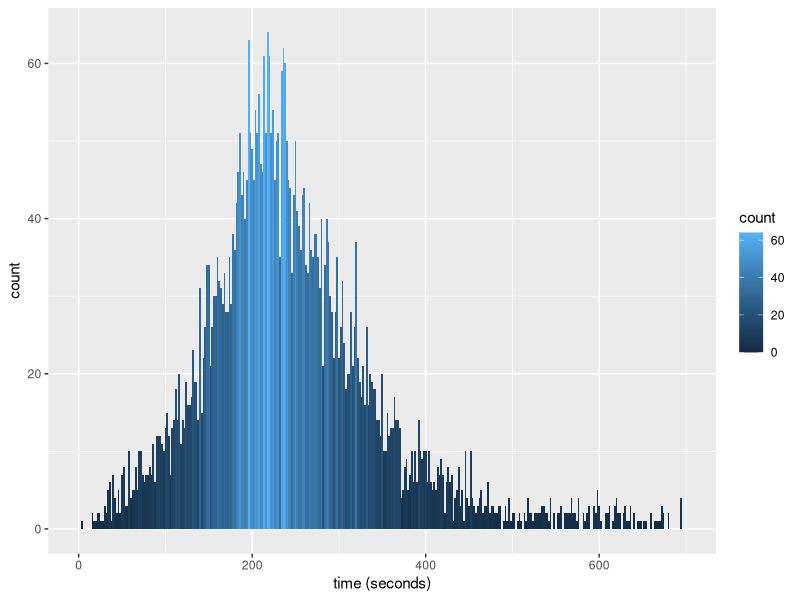

This figure's R source:
setwd("/Users/Barney/Dropbox/other/code/etc/musiclibrary/processerout/")
library("ggplot2")
time <-read.table("time.txt",header=TRUE,fill=TRUE,strip.white=TRUE,sep='\n')
ggplot(time,aes(Time))+geom_histogram(binwidth=2,aes(fill=..count..))+xlim(c(0,700))+xlab("time (seconds)")